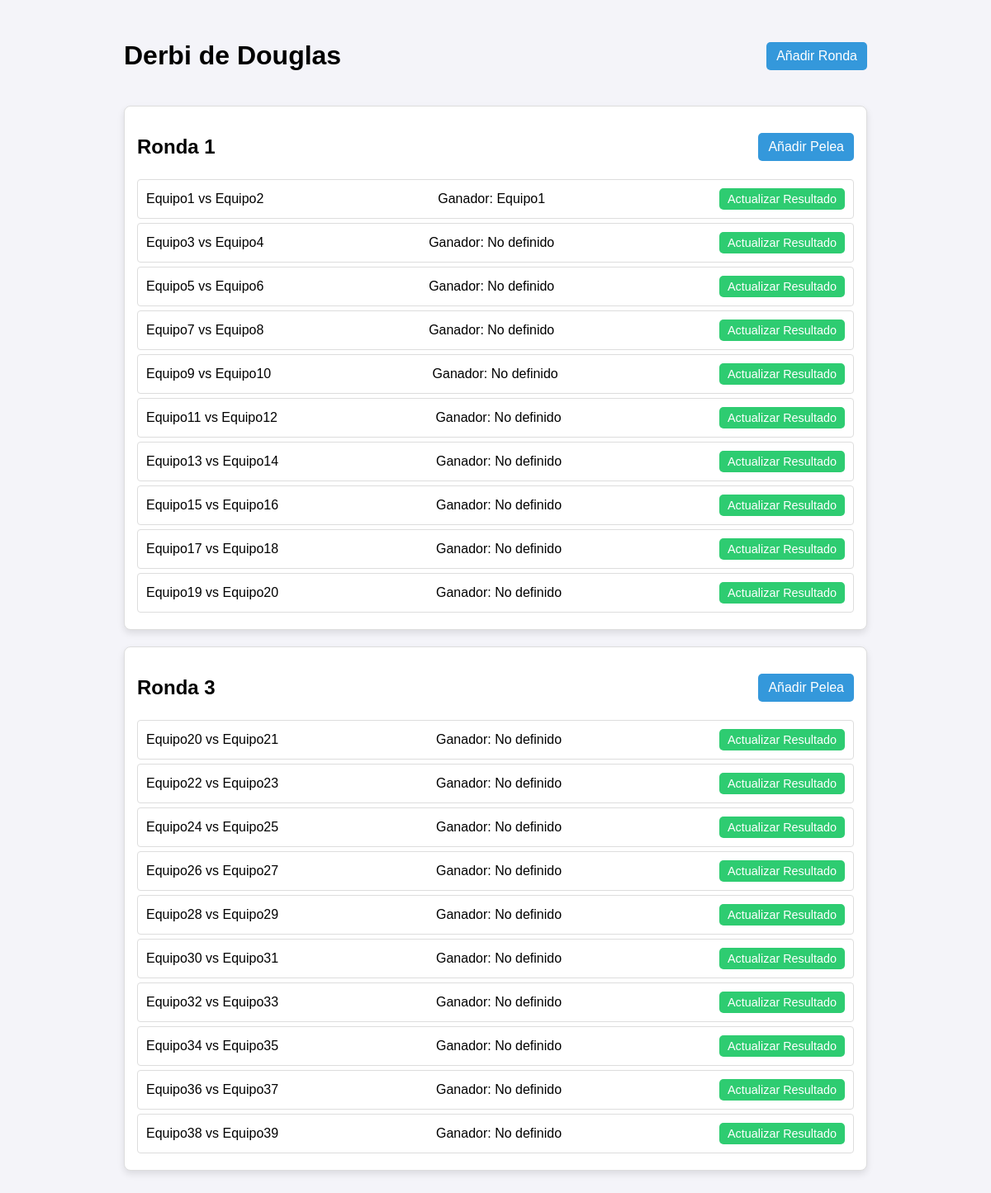
Screenshot of /eventos/eventos/10/ (signed in) with the database file from the repository.
### eventos/models.py (models this page shows, shortened)
class Evento(models.Model):
    nombre = models.CharField(max_length=255)
    fecha = models.DateField()
    ubicacion = models.CharField(max_length=255)
    current = models.BooleanField(default=False)
    results_visible = models.BooleanField(default=False)
    ranking_visible = models.BooleanField(default=False)

class Ronda(models.Model):
    evento = models.ForeignKey(Evento, related_name='rondas', on_delete=models.CASCADE)
    numero = models.IntegerField()

class Pelea(models.Model):
    ronda = models.ForeignKey('Ronda', related_name='peleas', on_delete=models.CASCADE)
    equipo1 = models.CharField(max_length=255)
    equipo2 = models.CharField(max_length=255)
    RESULTADOS = [
        ('equipo1', 'Equipo 1 Ganó'),
        ('equipo2', 'Equipo 2 Ganó'),
        ('tie', 'Empate'),
    ]
    resultado = models.CharField(
        max_length=10,
        choices=RESULTADOS,
        default='',
        blank=True,
        help_text="Resultado del partido (Equipo 1, Equipo 2 o Empate)"
    )

### eventos/views.py (the view)
# urls.py: path('eventos/<int:evento_id>/', views.detalle_evento, name='detalle_evento'),
@login_required
def detalle_evento(request, evento_id):
    evento = get_object_or_404(Evento, id=evento_id)
    rondas = evento.rondas.all()
    return render(request, 'eventos/detalle_evento.html', {'evento': evento, 'rondas': rondas})

### eventos/templates/eventos/detalle_evento.html (shortened to what this page needs)
<!DOCTYPE html>
<html lang="en">
<head>
</head>
<body>
    <div class="dashboard-container">
        <div class="event-header">
            <h1>{{ evento.nombre }}</h1>
            <a href="{% url 'add_round' evento.id %}" class="add-button">Añadir Ronda</a>
        </div>
        {% for ronda in rondas %}
        <div class="round-card">
            <div class="round-header">
                <h2>Ronda {{ ronda.numero }}</h2>
                <a href="{% url 'add_match' ronda.id %}" class="add-button">Añadir Pelea</a>
            </div>
            <div>
                {% for pelea in ronda.peleas.all %}
                <div class="match-item">
                    <span>{{ pelea.equipo1 }} vs {{ pelea.equipo2 }}</span>
                    {% if pelea.resultado %}
                        <span>Ganador:
                            {% if pelea.resultado == 'equipo1' %}
                                {{ pelea.equipo1 }}
                            {% elif pelea.resultado == 'equipo2' %}
                                {{ pelea.equipo2 }}
                            {% else %}
                                Empate
                            {% endif %}
                        </span>
                    {% else %}
                        <span>Ganador: No definido</span>
                    {% endif %}
                    <a href="{% url 'update_result' pelea.id %}" class="update-button">Actualizar Resultado</a>
                </div>
                {% empty %}
                <p>No hay peleas en esta ronda.</p>
                {% endfor %}
            </div>
        </div>
        {% empty %}
        <p>No hay rondas para este evento.</p>
        {% endfor %}
    </div>
</body>
</html>

### eventos/templates/eventos/detalle_evento.html (style rules this page uses)
body { font-family: Arial, sans-serif; background-color: #f4f4f9; }
.dashboard-container { max-width: 900px; margin: 0 auto; padding: 20px; }
.event-header { display: flex; justify-content: space-between; align-items: center; margin-bottom: 20px; }
.round-card { background-color: #fff; border: 1px solid #ddd; border-radius: 8px; margin-bottom: 20px; padding: 15px; box-shadow: 0 4px 8px rgba(0, 0, 0, 0.1); }
.round-header { display: flex; justify-content: space-between; align-items: center; }
.match-item { padding: 10px; border: 1px solid #ddd; border-radius: 4px; margin: 5px 0; display: flex; justify-content: space-between; align-items: center; }
.add-button { background-color: #3498db; color: #fff; border: none; padding: 8px 12px; border-radius: 5px; cursor: pointer; transition: background-color 0.3s; text-decoration: none; }
.update-button { background-color: #2ecc71; color: #fff; border: none; padding: 5px 10px; border-radius: 5px; cursor: pointer; text-decoration: none; font-size: 0.9em; }

### rows the page displays
Evento: nombre "Derbi de Douglas"
Ronda: numero "1"
Pelea: equipo1 "Equipo1", equipo2 "Equipo2"
Pelea: equipo1 "Equipo3", equipo2 "Equipo4", resultado "Ganador: No definido"
Pelea: equipo1 "Equipo5", equipo2 "Equipo6", resultado "Ganador: No definido"
Pelea: equipo1 "Equipo7", equipo2 "Equipo8", resultado "Ganador: No definido"
Pelea: equipo1 "Equipo9", equipo2 "Equipo10", resultado "Ganador: No definido"
Pelea: equipo1 "Equipo11", equipo2 "Equipo12", resultado "Ganador: No definido"
Pelea: equipo1 "Equipo13", equipo2 "Equipo14", resultado "Ganador: No definido"
Pelea: equipo1 "Equipo15", equipo2 "Equipo16", resultado "Ganador: No definido"
Pelea: equipo1 "Equipo17", equipo2 "Equipo18", resultado "Ganador: No definido"
Pelea: equipo1 "Equipo19", equipo2 "Equipo20", resultado "Ganador: No definido"
Ronda: numero "3"
Pelea: equipo1 "Equipo20", equipo2 "Equipo21", resultado "Ganador: No definido"
Pelea: equipo1 "Equipo22", equipo2 "Equipo23", resultado "Ganador: No definido"
Pelea: equipo1 "Equipo24", equipo2 "Equipo25", resultado "Ganador: No definido"
Pelea: equipo1 "Equipo26", equipo2 "Equipo27", resultado "Ganador: No definido"
Pelea: equipo1 "Equipo28", equipo2 "Equipo29", resultado "Ganador: No definido"
Pelea: equipo1 "Equipo30", equipo2 "Equipo31", resultado "Ganador: No definido"
Pelea: equipo1 "Equipo32", equipo2 "Equipo33", resultado "Ganador: No definido"
Pelea: equipo1 "Equipo34", equipo2 "Equipo35", resultado "Ganador: No definido"
Pelea: equipo1 "Equipo36", equipo2 "Equipo37", resultado "Ganador: No definido"
Pelea: equipo1 "Equipo38", equipo2 "Equipo39", resultado "Ganador: No definido"
